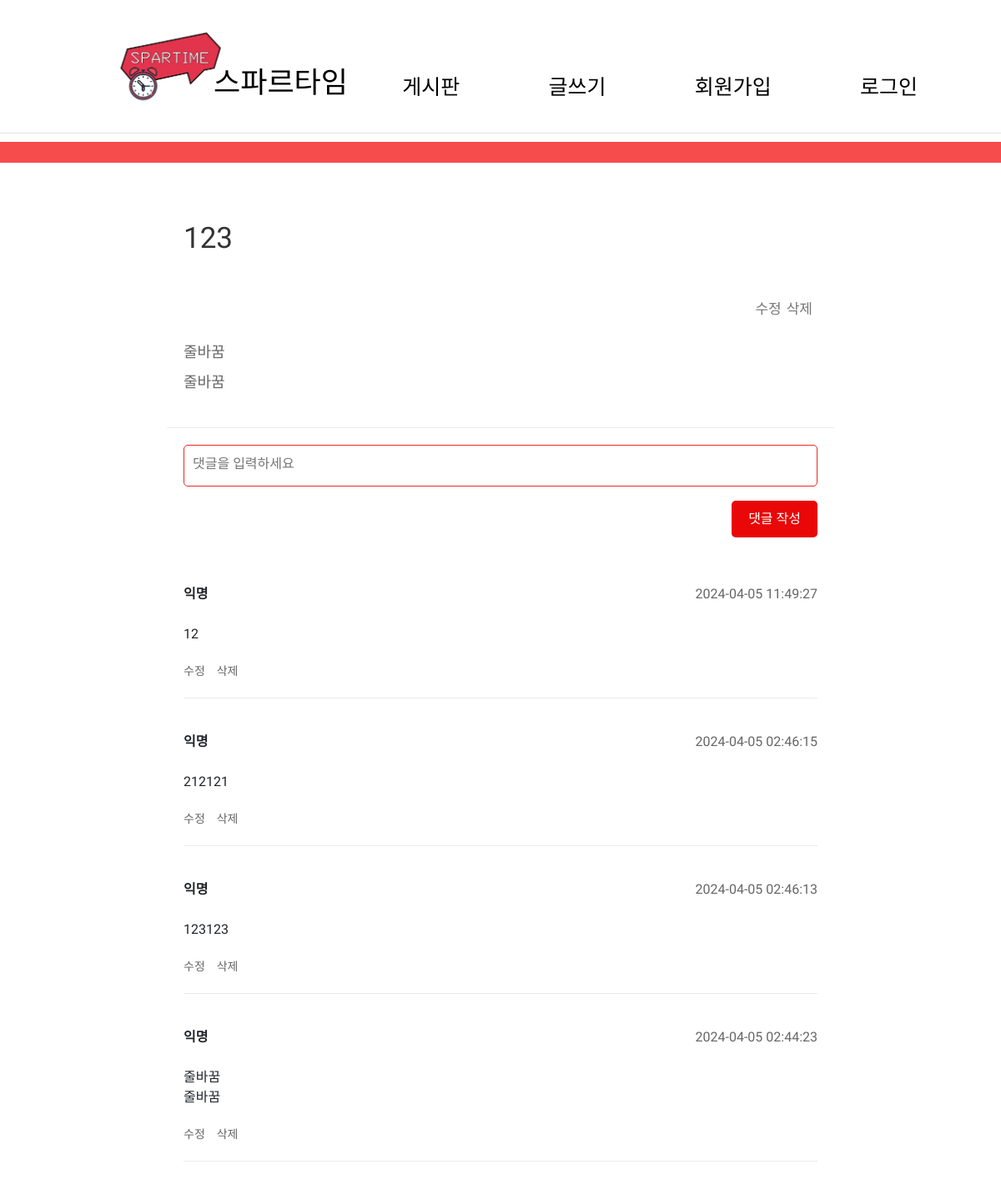
Page /post/12/ on the earlier database version.
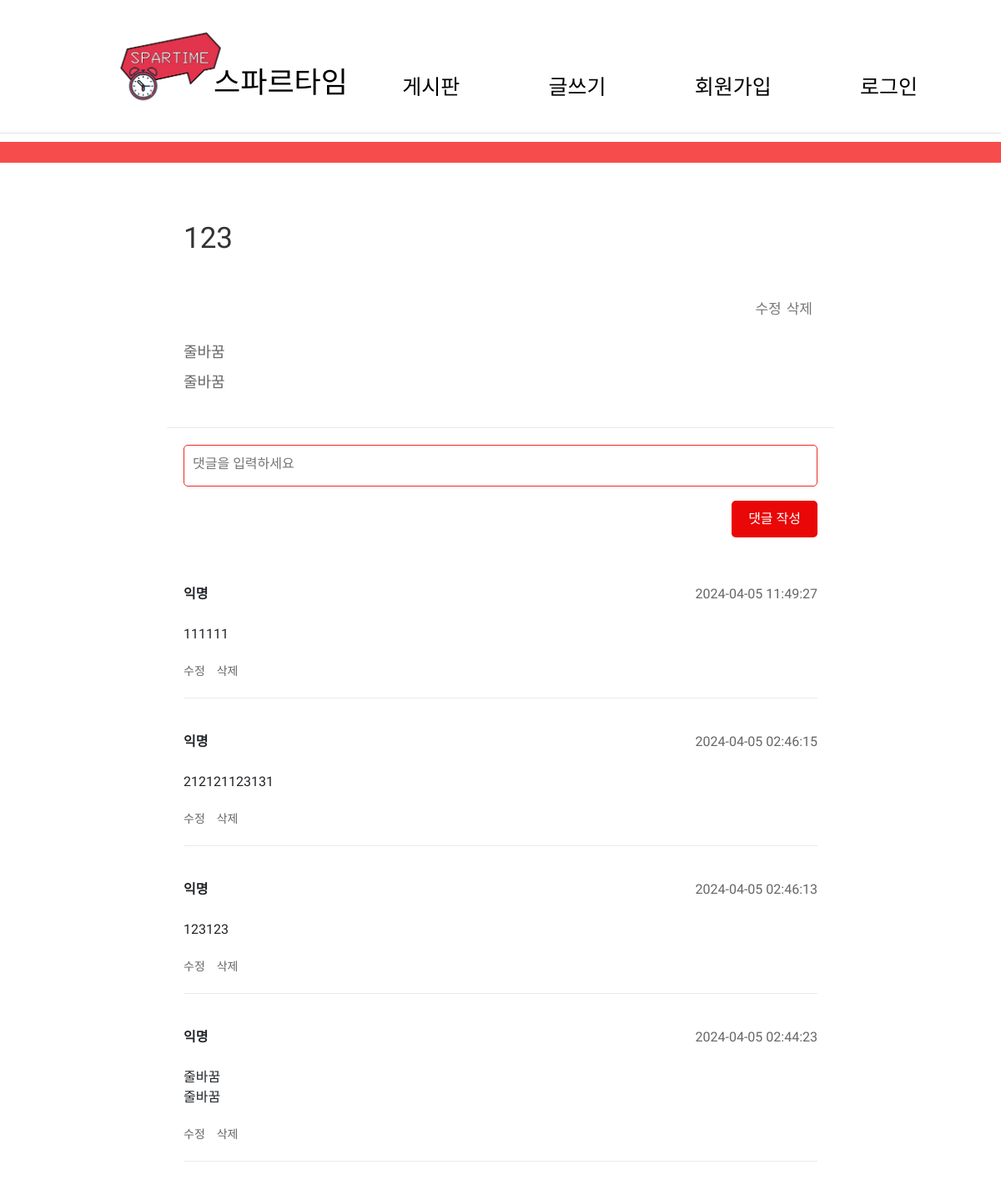
Same page on the later database version.
### app.py (models this page shows, shortened)
class Post(db.Model):
    post_id = db.Column(db.Integer, primary_key=True, autoincrement=True)
    post_title = db.Column(db.String(100), nullable=False)
    post_content = db.Column(db.Text, nullable=False)
    post_created_at = db.Column(
        db.DateTime, nullable=False, default=lambda: datetime.now().replace(microsecond=0))
    post_author = db.Column(db.String(50), nullable=False,
                            default='익명')

class Comment(db.Model):
    comment_id = db.Column(db.Integer, primary_key=True, autoincrement=True)
    post_id = db.Column(db.Integer, db.ForeignKey('post.post_id'))
    comment_content = db.Column(db.Text, nullable=False)
    comment_writer = db.Column(db.String(50), nullable=False)
    comment_created_at = db.Column(
        db.DateTime, nullable=False, default=lambda: datetime.now().replace(microsecond=0))

### app.py (the view)
@app.route('/post/<int:id>/', methods=['GET', 'POST'])
def post(id):
    def comments_list(p_id):
        comments = Comment.query.filter_by(post_id=p_id).order_by(
            Comment.comment_created_at.desc()).all()
        return comments
    def comment_add(p_id, content, writer):
        new_comment = Comment(
            post_id=p_id, comment_content=content, comment_writer=writer)
        db.session.add(new_comment)
        db.session.commit()
    if request.method == "POST":
        comment_content = request.form.get('comment')
        comment_writer = login_user_name
        comment_add(id, comment_content, comment_writer)
    post = Post.query.filter_by(post_id=id).first()
    comments = comments_list(id)
    comment_count = len(comments)
    context = {
        "post": post,
        "comments": comments,
        "comment_count": comment_count,
        "login_user_name": login_user_name
    }
    return render_template('post.html', data=context)

### templates/post.html (shortened to what this page needs)
<!DOCTYPE html>
<html lang="en">
<head>
    <link href="https://cdn.jsdelivr.net/npm/bootstrap@5.3.0/dist/css/bootstrap.min.css" rel="stylesheet"
>
    <link rel="stylesheet" type="text/css" href="{{ url_for('static', filename='style.css') }}">
    <link rel="stylesheet" type="text/css" href="{{ url_for('static', filename='style2.css') }}">
    <link rel="stylesheet" type="text/css" href="{{ url_for('static', filename='w_style.css') }}">
    <link rel="stylesheet" type="text/css" href="{{ url_for('static', filename='log_style.css') }}">
    <link rel="stylesheet" type="text/css" href="{{ url_for('static', filename='sub_style.css') }}">
</head>
<link rel="stylesheet" type="text/css" href="static/W_style.css">
<link rel="stylesheet" type="text/css" href="static/style.css">
<link rel="stylesheet" type="text/css" href="static/style2.css">
<body>
    <nav class="navbar border-bottom border-body justify-content-space-between " data-bs-theme="white">
        <div class="ms-3 d-flex align-items-center">
            <img src="{{ url_for('static', filename='images/logo.png') }}" id=ms-3_img alt="로고">
        </div>
        <nav class="navbar navbar-expand-lg ">
            <div class="container-fluid">
                <div class="collapse navbar-collapse" id="navbarNav">
                    <ul class="navbar-nav">
                        <li class="nav-item">
                            <a class="nav-link" aria-current="page" id="spartime_banner" href="#">스파르타임</a>
                        </li>
                    </ul>
                </div>
            </div>
        </nav>
        <div class="ms-auto">
            <div class="menu">
                <a class="nav-link" href="/">게시판</a>
            </div>
            <div class="menu">
                <a class="nav-link" href="/writing.html">글쓰기</a>
            </div>
            <div class="menu">
                <a class="nav-link" href="/register">회원가입</a>
            </div>
            <div class="menu">
                <a class="nav-link" href="/login.html">로그인</a>
            </div>
        </div>
    </nav>
    <div class="navbar-divider"></div>
    <div class="post">
        <h2 class="post-title">{{ data.post.post_title }}</h2>
        {% if data.post.post_author == data.login_user_name %}
        <div class="links">
            <a href="/edit/{{ data.post.post_id }}" class="edit-link" id="post_edit-link">수정</a>
            <form action="{{ url_for('delete_post', id=data.post.post_id) }}" method="post">
                <button type="submit" id="post_delete-link">삭제</button>
            </form>
        </div>
        {% endif %}
        <p class="post-content">{{ data.post.post_content|replace('\n', ' ') }}</p>
    </div>
    <div class="comment-container">
        <div class="comment-form">
            <form id="comment-form" action="/post/{{ data.post.post_id }}" method="POST">
                <textarea name="comment" id="comment" rows="2" placeholder="댓글을 입력하세요"></textarea>
                <button type="submit">댓글 작성</button>
            </form>
        </div>
        <ul class="comment-list">
            {% for comment in data.comments %}
            <li class="comment-item">
                <div class="comment-header">
                    <span class="comment-author">{{ comment.comment_writer|e }}</span>
                    <span class="comment-date">{{ comment.comment_created_at|e }}</span>
                </div>
                <div class="comment-content" id="comment-content-{{ comment.comment_id }}">
                    {{ comment.comment_content|e }}
                </div>
                {% if data.login_user_name == comment.comment_writer %}
                <div class="comment-actions" id="comment-action-{{ comment.comment_id }}">
                    <button type="button" class="edit-link"
                        onclick="editComment('{{ comment.comment_id }}')">수정</button>
                    <a href="/post/{{data.post.post_id}}/{{comment.comment_id}}/delete" class="delete-link">삭제</a>
                </div>
                {% endif %}
            </li>
            {% endfor %}
        </ul>
    </div>
</body>
</html>

### static/style.css (style rules this page uses)
#ms-3_img { height: 100px; width: auto; margin-left: -220px }
#spartime_banner { font-size: 35px; margin-left: -180px }
.navbar .nav-link { color: black; }
.menu { display: inline-block; align-self: center; }
.menu+.menu { margin-left: 100px; }
.menu:last-child { margin-right: 100px; }

### static/style2.css (style rules this page uses)
.nav-link { margin-top: 50px; }
.navbar-divider { border-top: 25px solid rgb(246, 76, 76); margin: 10px 0; margin-bottom: 50px; }
#ms-3_img { height: 100px; width: auto; margin-left: -220px }
#spartime_banner { font-size: 35px; margin-left: -180px }
.post { padding: 20px; margin-bottom: 50px; max-width: 1200px; margin: 0 auto; }
.post-title { color: #333; font-size: 35px; margin-bottom: 50px; display: flex; margin-left: 200px; justify-content: space-between; }
.post-content { color: #666; font-size: 18px; line-height: 2; margin-left: 200px; margin-right: 200px; }
.links { display: flex; flex-direction: row; justify-content: flex-end; margin-top: 10px; margin-right: 200px; margin-bottom: 20px; align-items: center; }
#post_delete-link { background: none; border: none; color: #777; font-size: 17px; text-decoration: none; transition: color 0.3s; }
#post_edit-link { background: none; border: none; color: #777; font-size: 17px; text-decoration: none; transition: color 0.3s; }
.comment-container { border-top: 1px solid #eaeaea; max-width: 800px; margin: 0 auto; padding: 20px; font-family: Arial, sans-serif; }
.comment-list { margin-top: 80px; list-style: none; padding: 0; }
.comment-item { border-bottom: 1px solid #eaeaea; margin-bottom: 20px; padding-bottom: 20px; }
.comment-header { display: flex; justify-content: space-between; align-items: center; }
.comment-author { font-weight: bold; }
.comment-date { color: #666; }
.comment-actions { margin-top: 20px; }
.comment-actions a { margin-right: 10px; text-decoration: none; color: #666; font-size: 14px; }
.comment-actions button { margin-right: 10px; text-decoration: none; color: #666; font-size: 14px; border: none; background: none; cursor: pointer; padding: 0; }
.comment-form textarea { width: 100%; margin-bottom: 10px; resize: none; }
.comment-form button { background-color: rgb(233, 7, 7); color: white; padding: 10px 20px; border: none; cursor: pointer; border-radius: 5px; font-size: 16px; float: right; }
.comment-form textarea { width: 100%; height: 50px; margin-bottom: 10px; resize: none; }
.comment-item { padding-top: 20px; }
.comment-content { white-space: pre-line; }
.post-content { white-space: pre-line; }

### static/w_style.css (style rules this page uses)
.ms-3 { justify-content: center; }
.ms-3 img { margin-right: -200px; height: 40px; width: auto; }
.navbar .nav-link { color: black; }
#ms-3_img { height: 100px; width: auto; margin-left: -220px }
#spartime_banner { font-size: 35px; margin-left: -180px }
.navbar .navbar-expand-lg { display: flex; align-items: center; }
.navbar-nav { color: black; align-items: center; }
.navbar { display: flex; align-items: center; justify-content: space-between; padding-left: 200px; font-weight: bold; font-size: 25px; color: black; margin-bottom: 8px }
.menu { display: inline-block; align-self: center; }
.menu+.menu { margin-left: 100px; }
.menu:last-child { margin-right: 200px; }
textarea { border: 1.5px rgb(240, 39, 39) solid; width: 500px; height: 400px; border-radius: 5px; padding-left: 10px; padding-top: 10px; resize: none; }

### static/log_style.css (style rules this page uses)
h2 { margin-bottom: 30px; color: rgb(0, 0, 0); }

### static/sub_style.css (style rules this page uses)
h2 { margin-bottom: 30px; color: rgb(0, 0, 0); }

### templates/post.html (style rules this page uses)
* { font-family: "Hahmlet", serif; font-optical-sizing: auto; font-weight: 400; font-style: normal; }

Differences in the rows shown:
changed Comment (number 1 of 4 on the later page): comment_content "12" → "111111"
changed Comment (number 2 of 4 on the later page): comment_content "212121" → "212121123131"
